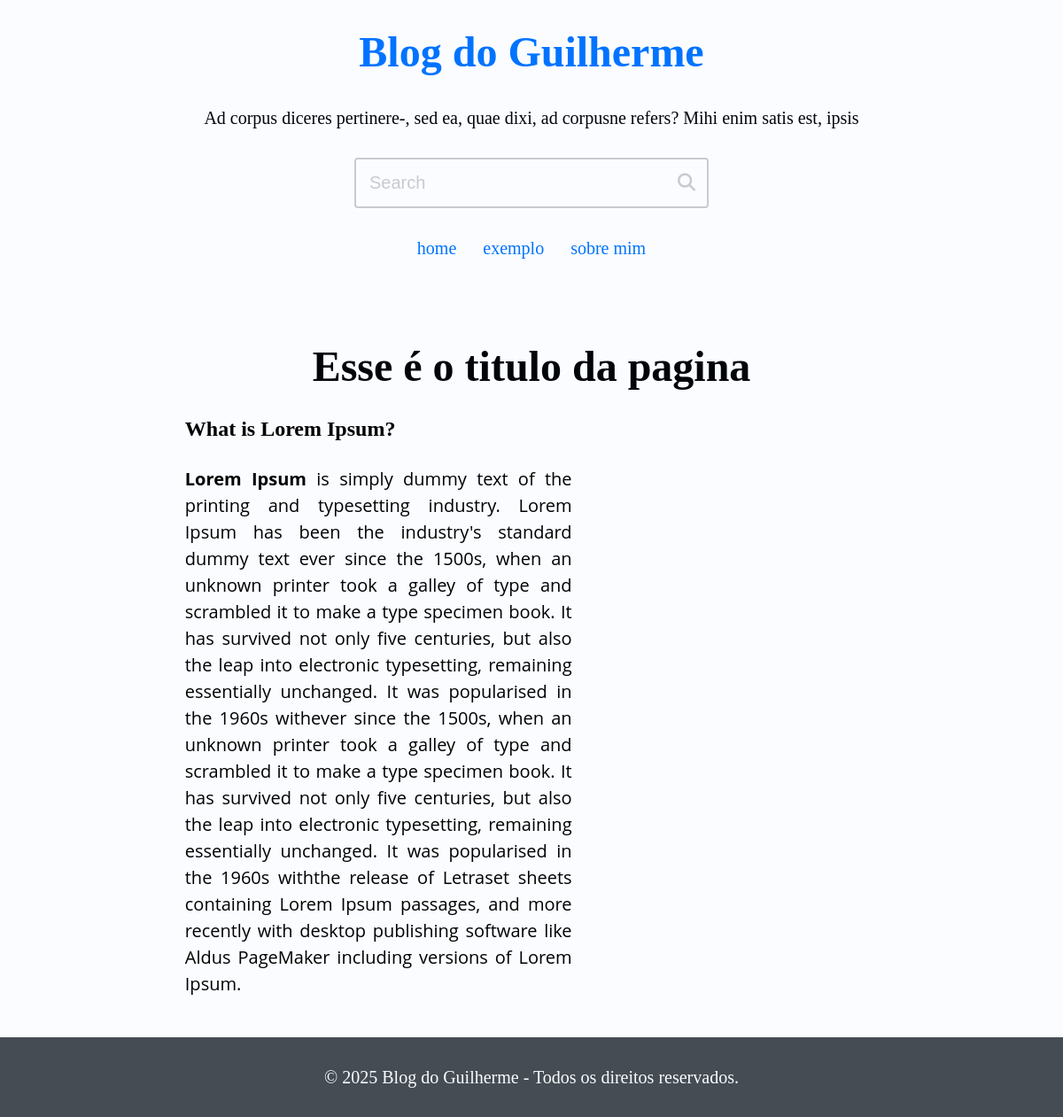
The page /page/esse-e-o-titulo-da-pagina-k8z5/ on the database its author committed.
### site_setup/models.py (models this page shows, shortened)
class SiteSetup(models.Model):
    class Meta:
        verbose_name = 'Setup'
        verbose_name_plural = 'Setup'
    title = models.CharField(max_length=65)
    description = models.CharField(max_length=255)
    show_header = models.BooleanField(default=True)
    show_search = models.BooleanField(default=True)
    show_menu = models.BooleanField(default=True)
    show_description = models.BooleanField(default=True)
    show_pagination = models.BooleanField(default=True)
    show_footer = models.BooleanField(default=True)
    favicon = models.ImageField(
        upload_to='assets/favicon/%Y/%m',
        blank=True, null=True,
        validators=[validate_png],  # Assuming validate_png is defined in utils/model_validators.py
        )

class MenuLink(models.Model):
    class Meta:
        verbose_name = 'Menu Link'
        verbose_name_plural = 'Menu Links'
    text = models.CharField(max_length=50)
    url_or_path = models.CharField(max_length=2048)
    new_tab = models.BooleanField(default=False)
    site_setup = models.ForeignKey(
        'SiteSetup', on_delete=models.CASCADE, blank=True, null=True,
        default=None, related_name='menu'
    )

### blog/models.py (models this page shows, shortened)
class Page(models.Model):
    class Meta:
        verbose_name = "page"
        verbose_name_plural = "Pages"
    title = models.CharField(max_length=65,)
    slug = models.SlugField(
        unique=True, default="", null=False, blank=True, max_length=255
    )
    is_published = models.BooleanField(
        default=False,
        help_text="This field must be checkerd for the page to be displayed.",
                                       )
    content = models.TextField()

### blog/views.py (the view)
# urls.py: path('page/<slug:slug>/', PageDetailView.as_view(), name='page'),
class PageDetailView(DetailView):
    model = Page
    template_name = 'blog/pages/page.html'
    slug_field = 'slug'
    context_object_name = 'page'
    def get_context_data(self, **kwargs):
        ctx =  super().get_context_data(**kwargs)
        page = self.get_object()
        page_title = f'{page.title} - Pagina - '
        ctx.update({
            'page_title': page_title
        })
        return ctx
    def get_queryset(self) -> QuerySet[Any]:
        return super().get_queryset().filter(is_published=True)

### site_setup/context_processors.py (called while the page is built)
def context_processor_example(request):
    return {
        'example': 'Veio do context processor (example)'
    }

def site_setup(request):
    setup = SiteSetup.objects.order_by('-id').first()
    return {
        'site_setup': setup,
    }

### blog/templates/blog/pages/page.html
{% extends 'blog/base.html' %}
{% block content %}
  <main class="main-content section-wrapper">
    <div class="section-content-narrow">
      <div class="section-gap">
        <h1 class="center">{{ page.title }}</h1>
        {{ page.content | safe }}
      </div>
    </div>
  </main>
{% endblock content %}

### blog/templates/blog/partials/_header.html (shortened to what this page needs)
<header class="header section-wrapper">
  <div class="section-content-wide">
    <div class="section-gap">
      <h1 class="blog-title center pb-base">
        <a class="blog-link" href="/">{{ site_setup.title }}</a>
      </h1>
      {% if site_setup.show_description %}
            <p class="blog-description pb-base center">{{ site_setup.description }}</p>
      {% endif %}
      {% if site_setup.show_search %}
        <div class="search pb-base center">
          <form class="search-form" action="{% url "blog:search" %}" method="get">
            <div class="search-content">
              <input
                class="search-input"
                type="search"
                name="search"
                id="search-input"
                placeholder="Search"
                value="{{ search_value }}"
                required
              >
              <button class="search-btn" type="submit" aria-labelledby="search-label">
                <i class="fa fa-search"></i>
              </button>
            </div>
          </form>
        </div>
      {% endif %}
      {% if site_setup.show_menu %}
        <nav class="menu">
          <ul class="menu-items">
            {% for link in site_setup.menu.all %}
              <li class="menu-item">
                {% if link.new_tab %}
                  <a target="_blank" class="menu-link" href="{{ link.url_or_path }}">
                    {{ link.text }}
                  </a>
              {% else %}
                  <a class="menu-link" href="{{ link.url_or_path }}">
                    {{ link.text }}
                  </a>
                {% endif %}
              </li>
            {% endfor %}
          </ul>
        </nav>
      {% endif %}
    </div>
  </div>
</header>

### blog/templates/blog/partials/_footer.html (shortened to what this page needs)
<footer class="footer section-wrapper mt-base ">
  <div class="section-content-wide">
    <div class="section-gap">
      <div class="center">
        <a href="#"> © {% now "Y" %} {{ site_setup.title }} - Todos os direitos reservados. </a>
      </div>
    </div>
  </div>
</footer>

### blog/static/blog/css/remedy.css (style rules this page uses)
html { line-sizing: normal; }
body { margin: 0; }
h1 { font-size: 2rem; }
h2 { font-size: 1.5rem; }
h1 { margin: 0.67em 0; }
article, aside, details, figcaption, figure, footer, header, hgroup, main, nav, section { display: block; }

### rows shown on the page
SiteSetup: title "Blog do Guilherme", description "Ad corpus diceres pertinere-, sed ea, quae dixi, ad corpusne refers? Mihi enim satis est, ipsis"
MenuLink: text "home"
MenuLink: text "exemplo"
MenuLink: text "sobre mim"
Page: title "Esse é o titulo da pagina", content "What is Lorem Ipsum? Lorem Ipsum is simply dummy text of the printing and typesetting industry. Lorem Ipsum has been the industry's standard dummy text ever since the 1500s, when an unknown printer took a galley of type and scrambled it to make a type specimen book. It has survived not only five centuries, but also the leap into electronic typesetting, remaining essentially unchanged. It was popularised in the 1960s withever since the 1500s, when an unknown printer took a galley of type and scrambled it to make a type specimen book. It has survived not only five centuries, but also the leap into electronic typesetting, remaining essentially unchanged. It was popularised in the 1960s withthe…"
